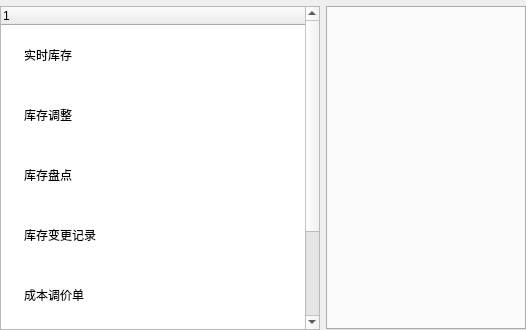
<?xml version="1.0" encoding="UTF-8"?>
<ui version="4.0">
 <class>warehousemanage</class>
 <widget class="QWidget" name="warehousemanage">
  <property name="geometry">
   <rect>
    <x>0</x>
    <y>0</y>
    <width>526</width>
    <height>330</height>
   </rect>
  </property>
  <property name="windowTitle">
   <string>Form</string>
  </property>
  <layout class="QVBoxLayout" name="verticalLayout">
   <property name="leftMargin">
    <number>0</number>
   </property>
   <property name="topMargin">
    <number>6</number>
   </property>
   <property name="rightMargin">
    <number>0</number>
   </property>
   <property name="bottomMargin">
    <number>0</number>
   </property>
   <item>
    <layout class="QHBoxLayout" name="horizontalLayout">
     <item>
      <widget class="QTreeWidget" name="treeWidget">
       <property name="minimumSize">
        <size>
         <width>320</width>
         <height>0</height>
        </size>
       </property>
       <property name="maximumSize">
        <size>
         <width>320</width>
         <height>16777215</height>
        </size>
       </property>
       <property name="styleSheet">
        <string notr="true">QTreeWidget::item:selected:active
{
background-color: #FF92BB;
color:black;
font-size:11px;
font-weight:bold;
}

QTreeWidget::item
{
height:60px;
font-size:11px;
font-weight:bold;
}

QTreeWidget::item:selected:!active
{
background-color:#33A1C9;
color:black;
}
</string>
       </property>
       <property name="iconSize">
        <size>
         <width>30</width>
         <height>30</height>
        </size>
       </property>
       <column>
        <property name="text">
         <string>1</string>
        </property>
       </column>
       <item>
        <property name="text">
         <string>实时库存</string>
        </property>
        <property name="icon">
         <iconset resource="../res.qrc">
          <normaloff>:/image/image/实时库存示意图.png</normaloff>:/image/image/实时库存示意图.png</iconset>
        </property>
       </item>
       <item>
        <property name="text">
         <string>库存调整</string>
        </property>
        <property name="icon">
         <iconset resource="../res.qrc">
          <normaloff>:/image/image/调整.png</normaloff>:/image/image/调整.png</iconset>
        </property>
       </item>
       <item>
        <property name="text">
         <string>库存盘点</string>
        </property>
        <property name="icon">
         <iconset resource="../res.qrc">
          <normaloff>:/image/image/盘点.png</normaloff>:/image/image/盘点.png</iconset>
        </property>
       </item>
       <item>
        <property name="text">
         <string>库存变更记录</string>
        </property>
        <property name="icon">
         <iconset resource="../res.qrc">
          <normaloff>:/image/image/变更.png</normaloff>:/image/image/变更.png</iconset>
        </property>
       </item>
       <item>
        <property name="text">
         <string>成本调价单</string>
        </property>
        <property name="icon">
         <iconset resource="../res.qrc">
          <normaloff>:/image/image/成本统计分析.png</normaloff>:/image/image/成本统计分析.png</iconset>
        </property>
       </item>
       <item>
        <property name="text">
         <string>库存上下限</string>
        </property>
        <property name="icon">
         <iconset resource="../res.qrc">
          <normaloff>:/image/image/价格区间.png</normaloff>:/image/image/价格区间.png</iconset>
        </property>
       </item>
       <item>
        <property name="text">
         <string>店内调拨</string>
        </property>
        <property name="icon">
         <iconset resource="../res.qrc">
          <normaloff>:/image/image/库存调拨.png</normaloff>:/image/image/库存调拨.png</iconset>
        </property>
       </item>
      </widget>
     </item>
     <item>
      <widget class="QTabWidget" name="tabWidget"/>
     </item>
    </layout>
   </item>
  </layout>
 </widget>
 <resources>
  <include location="../res.qrc"/>
 </resources>
 <connections/>
</ui>
